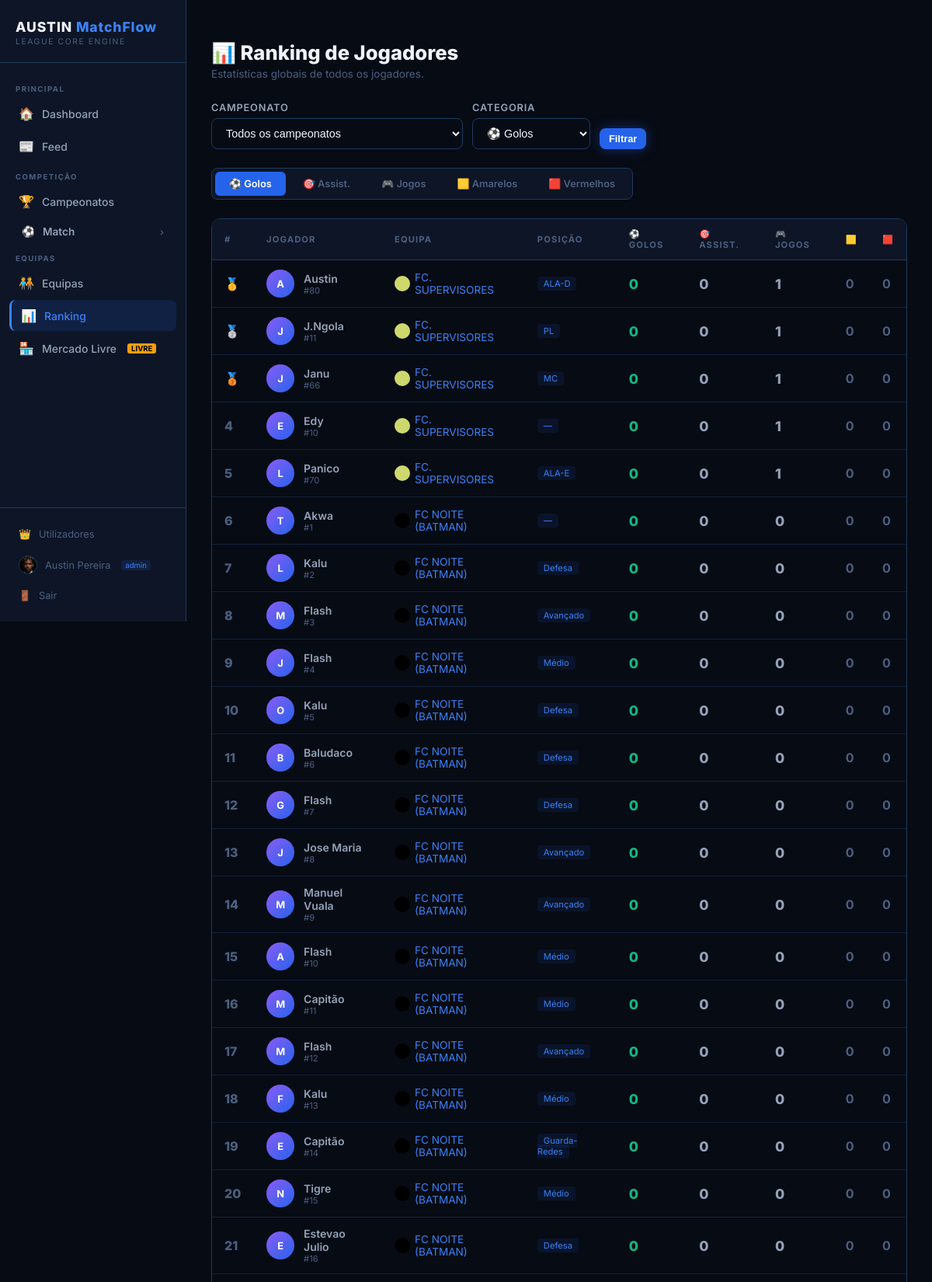
Page /ranking (signed in, upper part) on the committed database.
### models/user.py (models this page shows, shortened)
class User(UserMixin, db.Model):
    __tablename__ = 'users'
    id = db.Column(db.Integer, primary_key=True)
    public_id = db.Column(db.String(36), unique=True, nullable=False,
                          default=lambda: str(uuid.uuid4()))
    username = db.Column(db.String(100), unique=True, nullable=False)
    email = db.Column(db.String(150), unique=True, nullable=False)
    password_hash = db.Column(db.String(256), nullable=False, default='')
    full_name = db.Column(db.String(150))
    avatar_url = db.Column(db.String(300), default='')
    role = db.Column(db.String(20), default='manager')
    sport_role = db.Column(db.String(20), default='player')
    is_active = db.Column(db.Boolean, default=True, nullable=False)
    player_id = db.Column(db.Integer, db.ForeignKey('players.id'), nullable=True)
    preferred_position = db.Column(db.String(50))
    current_team_id = db.Column(db.Integer, db.ForeignKey('teams.id'), nullable=True)
    created_at = db.Column(db.DateTime, default=datetime.utcnow)
    last_login = db.Column(db.DateTime, nullable=True)
    last_password_change = db.Column(db.DateTime, nullable=True)
    reset_token = db.Column(db.String(100), nullable=True, unique=True)
    reset_token_expires = db.Column(db.DateTime, nullable=True)
    password_history = db.relationship(
        'PasswordHistory', backref='user', lazy=True,
        cascade='all, delete-orphan',
        order_by='PasswordHistory.changed_at.desc()'
    )
    @property
    def is_free_agent(self):
        return self.sport_role in ('player', 'coach', 'ceo') and not self.current_team_id
    @property
    def display_name(self):
        return self.full_name if self.full_name else self.username

### models/team.py (models this page shows, shortened)
class Player(db.Model):
    __tablename__ = 'players'
    id = db.Column(db.Integer, primary_key=True)
    name = db.Column(db.String(100), nullable=False)
    nickname = db.Column(db.String(50))
    number = db.Column(db.Integer)
    position = db.Column(db.String(50))
    secondary_position = db.Column(db.String(50))
    photo_url = db.Column(db.String(300), default='')     # path to uploaded photo
    birth_date = db.Column(db.String(20))
    age = db.Column(db.Integer)
    nationality = db.Column(db.String(50))
    id_number = db.Column(db.String(30))
    phone = db.Column(db.String(30))
    email = db.Column(db.String(150))
    height_cm = db.Column(db.Integer)
    weight_kg = db.Column(db.Integer)
    dominant_foot = db.Column(db.String(10), default='Direito')
    status = db.Column(db.String(20), default='ativo')
    contract_start = db.Column(db.String(20))
    contract_end = db.Column(db.String(20))
    team_id = db.Column(db.Integer, db.ForeignKey('teams.id'), nullable=False)
    goals = db.Column(db.Integer, default=0)
    assists = db.Column(db.Integer, default=0)
    yellow_cards = db.Column(db.Integer, default=0)
    red_cards = db.Column(db.Integer, default=0)
    matches_played = db.Column(db.Integer, default=0)
    minutes_played = db.Column(db.Integer, default=0)
    match_stats = db.relationship('PlayerMatchStat', backref='player', lazy=True, cascade='all, delete-orphan')
    @property
    def display_name(self):
        return self.nickname if self.nickname else self.name

class Team(db.Model):
    __tablename__ = 'teams'
    id = db.Column(db.Integer, primary_key=True)
    name = db.Column(db.String(100), unique=True, nullable=False)
    short_name = db.Column(db.String(10))
    founded_date = db.Column(db.String(20))
    city = db.Column(db.String(100))
    country = db.Column(db.String(100), default='Portugal')
    primary_color = db.Column(db.String(10), default='#2563eb')
    secondary_color = db.Column(db.String(10), default='#ffffff')
    logo_url = db.Column(db.String(300), default='')      # path to uploaded logo
    stadium = db.Column(db.String(100))
    ceo = db.Column(db.String(100))
    manager = db.Column(db.String(100))
    coach = db.Column(db.String(100))
    assistant_coach = db.Column(db.String(100))
    captain = db.Column(db.String(100))
    formation = db.Column(db.String(20), default='4-3-3')
    tactic = db.Column(db.String(200))
    sport = db.Column(db.String(30), default='futsal')
    email = db.Column(db.String(150))
    phone = db.Column(db.String(30))
    website = db.Column(db.String(200))
    instagram = db.Column(db.String(100))
    notes = db.Column(db.Text)
    created_at = db.Column(db.DateTime, default=db.func.now())
    players = db.relationship('Player', backref='team', lazy=True, cascade='all, delete-orphan')
    posts = db.relationship('TeamPost', backref='team', lazy=True, cascade='all, delete-orphan',
                            order_by='TeamPost.created_at.desc()')

### routes/player.py (the view)
@player_bp.route('/ranking')
@login_required
def ranking():
    tournament_id = request.args.get('tournament_id', type=int)
    category = request.args.get('category', 'goals')
    from models.tournament import Tournament
    tournaments = Tournament.query.all()
    query = Player.query
    if tournament_id:
        team_ids = [tt.team_id for tt in TournamentTeam.query.filter_by(tournament_id=tournament_id).all()]
        query = query.filter(Player.team_id.in_(team_ids))
    order_col = {
        'goals': Player.goals,
        'assists': Player.assists,
        'yellow_cards': Player.yellow_cards,
        'red_cards': Player.red_cards,
        'matches_played': Player.matches_played,
    }.get(category, Player.goals)
    players = query.order_by(order_col.desc()).limit(50).all()
    return render_template('player/ranking.html',
                           players=players,
                           tournaments=tournaments,
                           selected_tournament=tournament_id,
                           category=category)

### templates/player/ranking.html (shortened to what this page needs)
﻿{% extends 'base.html' %}
{% block content %}
<div class="page-header">
  <div>
    <div class="page-title">📊 Ranking de Jogadores</div>
    <div class="page-subtitle">Estatísticas globais de todos os jogadores.</div>
  </div>
</div>
<form method="GET" style="display: flex; gap: 12px; margin-bottom: 24px; flex-wrap: wrap; align-items: flex-end;">
  <div>
    <label class="form-label">Campeonato</label>
    <select name="tournament_id" class="form-control" style="width: auto;">
      <option value="">Todos os campeonatos</option>
    </select>
  </div>
  <div>
    <label class="form-label">Categoria</label>
    <select name="category" class="form-control" style="width: auto;">
      <option value="goals" {{ 'selected' if category == 'goals' }}>⚽ Golos</option>
    </select>
  </div>
  <button type="submit" class="btn btn-primary btn-sm">Filtrar</button>
</form>
<div class="tabs" style="margin-bottom: 24px;">
  {% for cat, label in [('goals','⚽ Golos'), ('assists','🎯 Assist.'), ('matches_played','🎮 Jogos'), ('yellow_cards','🟨 Amarelos'), ('red_cards','🟥 Vermelhos')] %}
  <a href="?category={{ cat }}{% if selected_tournament %}&tournament_id={{ selected_tournament }}{% endif %}"
     class="tab-btn {{ 'active' if category == cat }}">{{ label }}</a>
  {% endfor %}
</div>
{% if players %}
<div class="table-wrapper">
  <table>
    <thead>
      <tr>
        <th>#</th>
        <th>Jogador</th>
        <th>Equipa</th>
        <th>Posição</th>
        <th>⚽ Golos</th>
        <th>🎯 Assist.</th>
        <th>🎮 Jogos</th>
        <th>🟨</th>
        <th>🟥</th>
      </tr>
    </thead>
    <tbody>
      {% for p in players %}
      <tr>
        <td>
          <span class="rank-number {{ 'gold' if loop.index == 1 else 'silver' if loop.index == 2 else 'bronze' if loop.index == 3 else '' }}">
            {% if loop.index == 1 %}🥇{% elif loop.index == 2 %}🥈{% elif loop.index == 3 %}🥉{% else %}{{ loop.index }}{% endif %}
          </span>
        </td>
        <td>
          <div class="player-info">
            {% if p.photo_url %}
            <img src="{{ url_for('static', filename=p.photo_url) }}"
                 style="width:32px;height:32px;border-radius:50%;object-fit:cover;
                        border:2px solid var(--border);flex-shrink:0;" />
            {% else %}
            <div class="player-avatar">{{ p.name[0].upper() }}</div>
            {% endif %}
            <div>
              <div style="font-weight: 600;">{{ p.display_name }}</div>
              {% if p.number %}<div style="font-size: 0.7rem; color: var(--text-muted);">#{{ p.number }}</div>{% endif %}
            </div>
          </div>
        </td>
        <td>
          <div style="display:flex;align-items:center;gap:6px;">
            {% if p.team.logo_url %}
            <img src="{{ url_for('static', filename=p.team.logo_url) }}"
                 style="width:20px;height:20px;border-radius:50%;object-fit:contain;
                        background:var(--bg-secondary);border:1px solid var(--border);" />
            {% else %}
            <div style="width:20px;height:20px;border-radius:50%;flex-shrink:0;
                 background:{{ p.team.primary_color or '#2563eb' }};
                 display:flex;align-items:center;justify-content:center;
                 font-size:0.45rem;font-weight:900;color:{{ p.team.secondary_color or '#fff' }};"></div>
            {% endif %}
            <a href="{{ url_for('team.team_room', team_id=p.team_id) }}"
               style="color: var(--neon-glow); text-decoration: none; font-size: 0.85rem;">
              {{ p.team.name }}
            </a>
          </div>
        </td>
        <td>
          <span style="font-size: 0.7rem; background: rgba(37,99,235,0.1); color: var(--neon-glow);
                       padding: 2px 8px; border-radius: 4px;">{{ p.position or '—' }}</span>
        </td>
        <td>
          <span style="font-size: 1.1rem; font-weight: 800;
                       color: {{ 'var(--success)' if category == 'goals' else 'var(--text-secondary)' }};">
            {{ p.goals }}
          </span>
        </td>
        <td>
          <span style="font-size: 1.1rem; font-weight: 800;
                       color: {{ 'var(--accent)' if category == 'assists' else 'var(--text-secondary)' }};">
            {{ p.assists }}
          </span>
        </td>
        <td>
          <span style="font-size: 1.1rem; font-weight: 800;
                       color: {{ 'var(--neon-glow)' if category == 'matches_played' else 'var(--text-secondary)' }};">
            {{ p.matches_played }}
          </span>
        </td>
        <td>
          <span style="font-size: 1rem; font-weight: 700;
                       color: {{ '#f59e0b' if category == 'yellow_cards' else 'var(--text-muted)' }};">
            {{ p.yellow_cards }}
          </span>
        </td>
        <td>
          <span style="font-size: 1rem; font-weight: 700;
                       color: {{ 'var(--danger)' if category == 'red_cards' else 'var(--text-muted)' }};">
            {{ p.red_cards }}
          </span>
        </td>
      </tr>
      {% endfor %}
    </tbody>
  </table>
</div>
{% else %}
<div class="empty-state">
  <div class="empty-icon">📊</div>
  <p>Nenhum jogador com estatísticas ainda.</p>
  <a href="{{ url_for('team.list_teams') }}" class="btn btn-primary">Adicionar jogadores às equipas</a>
</div>
{% endif %}
{% endblock %}

### templates/base.html (shortened to what this page needs)
﻿<!DOCTYPE html>
<html lang="pt">
<head>
  <link rel="stylesheet" href="{{ url_for('static', filename='css/style.css') }}" />
</head>
<body>
{% if current_user.is_authenticated %}
<div class="layout">
  <aside class="sidebar">
    <div class="sidebar-logo">
      <div class="logo-text">AUSTIN <span>MatchFlow</span></div>
      <div class="logo-sub">League Core Engine</div>
    </div>
    <nav class="sidebar-nav">
      <div class="nav-section-label">Principal</div>
      <a href="{{ url_for('index') }}" class="{{ 'active' if request.endpoint == 'index' }}">
        <span class="nav-icon">🏠</span> Dashboard
      </a>
      <a href="{{ url_for('feed.global_feed') }}" class="{{ 'active' if 'feed' in request.endpoint }}">
        <span class="nav-icon">📰</span> Feed
      </a>
      <div class="nav-section-label">Competição</div>
      <a href="{{ url_for('tournament.list_tournaments') }}" class="{{ 'active' if 'tournament' in request.endpoint }}">
        <span class="nav-icon">🏆</span> Campeonatos
      </a>
      {% set match_active = 'match' in request.endpoint %}
      <div class="nav-submenu-wrap">
        <div class="nav-submenu-toggle {{ 'active' if match_active }}"
             onclick="toggleSubmenu('match-sub', this)"
             id="match-toggle">
          <span class="nav-icon">⚽</span>
          <span>Match</span>
          <span class="nav-arrow" id="match-arrow">›</span>
        </div>
      </div>
      <div class="nav-section-label">Equipas</div>
      <a href="{{ url_for('team.list_teams') }}" class="{{ 'active' if 'team' in request.endpoint }}">
        <span class="nav-icon">🧑‍🤝‍🧑</span> Equipas
      </a>
      <a href="{{ url_for('player.ranking') }}" class="{{ 'active' if request.endpoint == 'player.ranking' }}">
        <span class="nav-icon">📊</span> Ranking
      </a>
      <a href="{{ url_for('market.free_market') }}" class="{{ 'active' if 'market' in request.endpoint }}">
        <span class="nav-icon">🏪</span> Mercado Livre
        {% if current_user.is_free_agent %}
        <span style="font-size:0.6rem;background:var(--warning);color:#000;
                     padding:1px 5px;border-radius:3px;margin-left:4px;font-weight:700;">LIVRE</span>
        {% endif %}
      </a>
    </nav>
    <div class="sidebar-footer">
      {% if current_user.role == 'admin' %}
      <a href="{{ url_for('auth.admin_users') }}" class="{{ 'active' if request.endpoint == 'auth.admin_users' }}">
        <span class="nav-icon">👑</span> Utilizadores
      </a>
      {% endif %}
      <a href="{{ url_for('auth.profile') }}" class="{{ 'active' if request.endpoint == 'auth.profile' }}">
        {% if current_user.avatar_url %}
        <img src="{{ url_for('static', filename=current_user.avatar_url) }}"
             style="width:24px;height:24px;border-radius:50%;object-fit:cover;
                    border:1px solid var(--border);flex-shrink:0;" />
        {% endif %}
        <span>{{ current_user.display_name }}</span>
        <span style="font-size: 0.6rem; background: rgba(37,99,235,0.15); color: var(--neon-glow);
                     padding: 1px 5px; border-radius: 3px; margin-left: 4px;">{{ current_user.role }}</span>
      </a>
      <a href="{{ url_for('auth.logout') }}">
        <span class="nav-icon">🚪</span> Sair
      </a>
    </div>
  </aside>
  <main class="main-content">
    {% block content %}{% endblock %}
  </main>
</div>
{% else %}
  {% block auth_content %}{% endblock %}
{% endif %}
</body>
</html>

### templates/base.html (style rules this page uses)
.nav-submenu-wrap { position: relative; }
.nav-submenu-toggle { display: flex; align-items: center; gap: 10px; padding: 9px 16px; border-radius: 8px; font-size: .85rem; font-weight: 600; color: var(--text-secondary); cursor: pointer; transition: .15s; user-select: none; }
.nav-arrow { margin-left: auto; font-size: .75rem; transition: transform .2s; color: var(--text-muted); }

### rows in the picture
User: avatar_url (picture), display_name "Austin Pereira", role "admin"
Player: name "A", display_name "Austin", number "80", team.name "FC. SUPERVISORES", position "ALA-D", goals "0", assists "0", matches_played "1", yellow_cards "0", red_cards "0"
Player: name "J", display_name "J.Ngola", number "11", team.name "FC. SUPERVISORES", position "PL", goals "0", assists "0", matches_played "1", yellow_cards "0", red_cards "0"
Player: name "J", display_name "Janu", number "66", team.name "FC. SUPERVISORES", position "MC", goals "0", assists "0", matches_played "1", yellow_cards "0", red_cards "0"
Player: name "E", display_name "Edy", number "10", team.name "FC. SUPERVISORES", position "—", goals "0", assists "0", matches_played "1", yellow_cards "0", red_cards "0"
Player: name "L", display_name "Panico", number "70", team.name "FC. SUPERVISORES", position "ALA-E", goals "0", assists "0", matches_played "1", yellow_cards "0", red_cards "0"
Player: name "T", display_name "Akwa", number "1", team.name "FC NOITE (BATMAN)", position "—", goals "0", assists "0", matches_played "0", yellow_cards "0", red_cards "0"
Player: name "L", display_name "Kalu", number "2", team.name "FC NOITE (BATMAN)", position "Defesa", goals "0", assists "0", matches_played "0", yellow_cards "0", red_cards "0"
Player: name "M", display_name "Flash", number "3", team.name "FC NOITE (BATMAN)", position "Avançado", goals "0", assists "0", matches_played "0", yellow_cards "0", red_cards "0"
Player: name "J", display_name "Flash", number "4", team.name "FC NOITE (BATMAN)", position "Médio", goals "0", assists "0", matches_played "0", yellow_cards "0", red_cards "0"
Player: name "O", display_name "Kalu", number "5", team.name "FC NOITE (BATMAN)", position "Defesa", goals "0", assists "0", matches_played "0", yellow_cards "0", red_cards "0"
Player: name "B", display_name "Baludaco", number "6", team.name "FC NOITE (BATMAN)", position "Defesa", goals "0", assists "0", matches_played "0", yellow_cards "0", red_cards "0"
Player: name "G", display_name "Flash", number "7", team.name "FC NOITE (BATMAN)", position "Defesa", goals "0", assists "0", matches_played "0", yellow_cards "0", red_cards "0"
Player: name "J", display_name "Jose Maria", number "8", team.name "FC NOITE (BATMAN)", position "Avançado", goals "0", assists "0", matches_played "0", yellow_cards "0", red_cards "0"
Player: name "M", display_name "Manuel Vuala", number "9", team.name "FC NOITE (BATMAN)", position "Avançado", goals "0", assists "0", matches_played "0", yellow_cards "0", red_cards "0"
Player: name "A", display_name "Flash", number "10", team.name "FC NOITE (BATMAN)", position "Médio", goals "0", assists "0", matches_played "0", yellow_cards "0", red_cards "0"
Player: name "M", display_name "Capitão", number "11", team.name "FC NOITE (BATMAN)", position "Médio", goals "0", assists "0", matches_played "0", yellow_cards "0", red_cards "0"
Player: name "M", display_name "Flash", number "12", team.name "FC NOITE (BATMAN)", position "Avançado", goals "0", assists "0", matches_played "0", yellow_cards "0", red_cards "0"
Player: name "F", display_name "Kalu", number "13", team.name "FC NOITE (BATMAN)", position "Médio", goals "0", assists "0", matches_played "0", yellow_cards "0", red_cards "0"
Player: name "E", display_name "Capitão", number "14", team.name "FC NOITE (BATMAN)", position "Guarda-Redes", goals "0", assists "0", matches_played "0", yellow_cards "0", red_cards "0"
Player: name "N", display_name "Tigre", number "15", team.name "FC NOITE (BATMAN)", position "Médio", goals "0", assists "0", matches_played "0", yellow_cards "0", red_cards "0"
Player: name "E", display_name "Estevao Julio", number "16", team.name "FC NOITE (BATMAN)", position "Defesa", goals "0", assists "0", matches_played "0", yellow_cards "0", red_cards "0"

### other values in the picture
{{ label }} "⚽ Golos" "🎯 Assist." "🎮 Jogos" "🟨 Amarelos" "🟥 Vermelhos"
